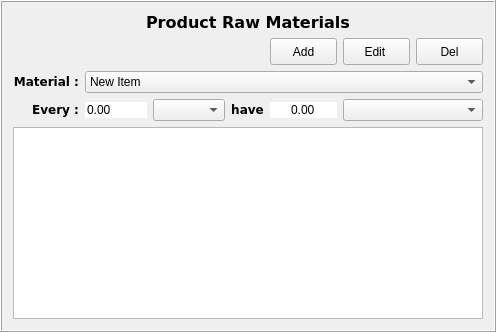
            <widget class="QFrame" name="rm_frame">
             <property name="enabled">
              <bool>true</bool>
             </property>
             <property name="minimumSize">
              <size>
               <width>0</width>
               <height>107</height>
              </size>
             </property>
             <property name="styleSheet">
              <string notr="true">#rm_frame{
border: 1px solid rgb(19, 23, 35);;

border-radius: 4px;}</string>
             </property>
             <property name="frameShape">
              <enum>QFrame::Box</enum>
             </property>
             <property name="frameShadow">
              <enum>QFrame::Raised</enum>
             </property>
             <layout class="QGridLayout" name="gridLayout_8">
              <item row="2" column="0">
               <widget class="QLabel" name="label_12">
                <property name="font">
                 <font>
                  <family>Bitstream Vera Sans</family>
                  <weight>75</weight>
                  <bold>true</bold>
                 </font>
                </property>
                <property name="text">
                 <string>&lt;html&gt;&lt;head/&gt;&lt;body&gt;&lt;p align=&quot;right&quot;&gt;&lt;span style=&quot; font-weight:600;&quot;&gt;Material :&lt;/span&gt;&lt;/p&gt;&lt;/body&gt;&lt;/html&gt;</string>
                </property>
               </widget>
              </item>
              <item row="1" column="4">
               <widget class="QPushButton" name="add_p_rm">
                <property name="minimumSize">
                 <size>
                  <width>67</width>
                  <height>27</height>
                 </size>
                </property>
                <property name="maximumSize">
                 <size>
                  <width>67</width>
                  <height>27</height>
                 </size>
                </property>
                <property name="font">
                 <font>
                  <weight>50</weight>
                  <bold>false</bold>
                 </font>
                </property>
                <property name="text">
                 <string>Add</string>
                </property>
                <property name="icon">
                 <iconset>
                  <normaloff>icons/add.png</normaloff>icons/add.png</iconset>
                </property>
               </widget>
              </item>
              <item row="2" column="1" colspan="6">
               <widget class="QComboBox" name="p_rm_combo">
                <item>
                 <property name="text">
                  <string>New Item</string>
                 </property>
                </item>
                <item>
                 <property name="text">
                  <string>1</string>
                 </property>
                </item>
                <item>
                 <property name="text">
                  <string>2</string>
                 </property>
                </item>
                <item>
                 <property name="text">
                  <string>3</string>
                 </property>
                </item>
                <item>
                 <property name="text">
                  <string>4</string>
                 </property>
                </item>
               </widget>
              </item>
              <item row="3" column="0">
               <widget class="QLabel" name="label_11">
                <property name="font">
                 <font>
                  <family>Bitstream Vera Sans</family>
                  <weight>75</weight>
                  <bold>true</bold>
                 </font>
                </property>
                <property name="text">
                 <string>&lt;html&gt;&lt;head/&gt;&lt;body&gt;&lt;p align=&quot;right&quot;&gt;Every :&lt;/p&gt;&lt;/body&gt;&lt;/html&gt;</string>
                </property>
               </widget>
              </item>
              <item row="0" column="0" colspan="7">
               <widget class="QLabel" name="label_10">
                <property name="font">
                 <font>
                  <family>Bitstream Vera Sans</family>
                  <pointsize>12</pointsize>
                  <weight>75</weight>
                  <italic>false</italic>
                  <bold>true</bold>
                 </font>
                </property>
                <property name="styleSheet">
                 <string notr="true">border:0px;</string>
                </property>
                <property name="text">
                 <string>&lt;html&gt;&lt;head/&gt;&lt;body&gt;&lt;p align=&quot;center&quot;&gt;&lt;span style=&quot; font-weight:600;&quot;&gt;Product Raw Materials&lt;/span&gt;&lt;/p&gt;&lt;/body&gt;&lt;/html&gt;</string>
                </property>
               </widget>
              </item>
              <item row="5" column="0" colspan="7">
               <widget class="QListWidget" name="p_rm_list">
                <property name="spacing">
                 <number>2</number>
                </property>
               </widget>
              </item>
              <item row="1" column="6">
               <widget class="QPushButton" name="delete_p_rm">
                <property name="minimumSize">
                 <size>
                  <width>67</width>
                  <height>27</height>
                 </size>
                </property>
                <property name="maximumSize">
                 <size>
                  <width>67</width>
                  <height>27</height>
                 </size>
                </property>
                <property name="font">
                 <font>
                  <weight>50</weight>
                  <bold>false</bold>
                 </font>
                </property>
                <property name="styleSheet">
                 <string notr="true">border-color:rgb(161, 0, 0);
border-width:2px; </string>
                </property>
                <property name="text">
                 <string>Del</string>
                </property>
                <property name="icon">
                 <iconset>
                  <normaloff>icons/delete.png</normaloff>icons/delete.png</iconset>
                </property>
               </widget>
              </item>
              <item row="1" column="5">
               <widget class="QPushButton" name="edit_p_rm">
                <property name="minimumSize">
                 <size>
                  <width>67</width>
                  <height>27</height>
                 </size>
                </property>
                <property name="maximumSize">
                 <size>
                  <width>67</width>
                  <height>27</height>
                 </size>
                </property>
                <property name="font">
                 <font>
                  <weight>50</weight>
                  <bold>false</bold>
                 </font>
                </property>
                <property name="text">
                 <string>Edit </string>
                </property>
                <property name="icon">
                 <iconset>
                  <normaloff>icons/edit.png</normaloff>icons/edit.png</iconset>
                </property>
               </widget>
              </item>
              <item row="3" column="5" colspan="2">
               <widget class="QComboBox" name="p_rm_m_unit"/>
              </item>
              <item row="3" column="4">
               <widget class="QDoubleSpinBox" name="p_rm_m_quantity">
                <property name="styleSheet">
                 <string notr="true">border:0px; 
</string>
                </property>
                <property name="alignment">
                 <set>Qt::AlignCenter</set>
                </property>
                <property name="buttonSymbols">
                 <enum>QAbstractSpinBox::NoButtons</enum>
                </property>
                <property name="maximum">
                 <double>10000000000000000000.000000000000000</double>
                </property>
               </widget>
              </item>
              <item row="3" column="3">
               <widget class="QLabel" name="label_13">
                <property name="font">
                 <font>
                  <family>Bitstream Vera Sans</family>
                  <weight>75</weight>
                  <bold>true</bold>
                 </font>
                </property>
                <property name="text">
                 <string>&lt;html&gt;&lt;head/&gt;&lt;body&gt;&lt;p align=&quot;center&quot;&gt;have&lt;/p&gt;&lt;/body&gt;&lt;/html&gt;</string>
                </property>
               </widget>
              </item>
              <item row="3" column="2">
               <widget class="QComboBox" name="p_rm_t_unit"/>
              </item>
              <item row="3" column="1">
               <widget class="QDoubleSpinBox" name="p_rm_t_quantity">
                <property name="styleSheet">
                 <string>border:0px; 
</string>
                </property>
                <property name="buttonSymbols">
                 <enum>QAbstractSpinBox::NoButtons</enum>
                </property>
                <property name="maximum">
                 <double>10000000000000000000.000000000000000</double>
                </property>
               </widget>
              </item>
             </layout>
            </widget>
